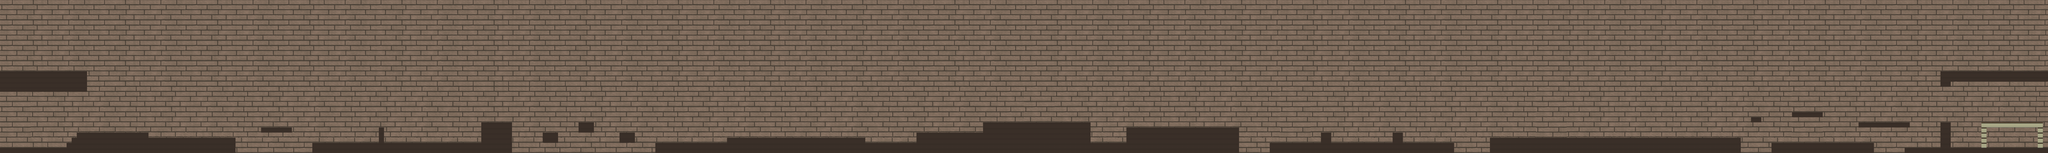

Rendered tile map (Tiled .tmx) drawn with the repository's tilesets; below, a short description and the map source with its tile grids summarised:
An orthogonal 400x30 tile map with 32x32 px tiles, 2 tile layers (background-tiles, wall-tiles), 3 tilesets and 35 objects.

<map version="1.0" orientation="orthogonal" renderorder="right-down" width="400" height="30" tilewidth="32" tileheight="32" nextobjectid="131">
 <tileset firstgid="1" name="tilesetHouse" tilewidth="32" tileheight="32" tilecount="117" columns="9">
  <image source="tilesetHouse.png" width="288" height="416" />
 </tileset>
 <tileset firstgid="118" name="lighterTile2" tilewidth="32" tileheight="32" tilecount="1040" columns="40">
  <image source="lighterBrick_Stage2.png" width="1280" height="832" />
 </tileset>
 <tileset firstgid="1158" name="houseDark" tilewidth="32" tileheight="32" tilecount="117" columns="9">
  <image source="tilesetHouseDark.png" width="288" height="416" />
 </tileset>
 <layer name="background-tiles" width="400" height="30">
  <data>[12000 cells, 12000 non-empty, 127 distinct tile ids]</data>
 </layer>
 <layer name="wall-tiles" width="400" height="30">
  <data>[12000 cells, 1120 non-empty, 1 distinct tile ids]</data>
 </layer>
 <objectgroup name="goal-rectangle">
  <object id="10" x="12419.7" y="804.599" width="316.979" height="110.617" rotation="0.0627389" />
 </objectgroup>
 <objectgroup name="wall-rectangles">
  <object id="91" x="12" y="451" width="533" height="123" />
  <object id="92" x="10" y="924" width="1458" height="33" />
  <object id="93" x="416" y="894" width="30" height="26" />
  <object id="94" x="448" y="862" width="32" height="58" />
  <object id="95" x="480" y="834" width="444" height="86" />
  <object id="96" x="928" y="868" width="544" height="50" />
  <object id="104" x="1632" y="804" width="192" height="25" />
  <object id="105" x="1948" y="899" width="1251" height="60" />
  <object id="106" x="2368" y="805" width="30" height="93" />
  <object id="107" x="3008" y="771" width="196" height="124" />
  <object id="108" x="3392" y="835" width="92" height="60" />
  <object id="109" x="3618" y="771" width="92" height="61" />
  <object id="110" x="3872" y="835" width="93" height="61" />
  <object id="111" x="4097" y="899" width="447" height="58" />
  <object id="112" x="4546" y="867" width="866" height="90" />
  <object id="113" x="5410" y="899" width="1623" height="56" />
  <object id="114" x="5729" y="835" width="416" height="62" />
  <object id="115" x="6144" y="771" width="672" height="123" />
  <object id="117" x="7038" y="803" width="706" height="152" />
  <object id="118" x="7936" y="899" width="1152" height="58" />
  <object id="119" x="8256" y="835" width="64" height="62" />
  <object id="120" x="8704" y="834" width="66" height="62" />
  <object id="121" x="9310" y="867" width="1570" height="92" />
  <object id="122" x="11070" y="899" width="644" height="59" />
  <object id="123" x="10945" y="739" width="64" height="30" />
  <object id="124" x="11200" y="707" width="192" height="28" />
  <object id="125" x="11619" y="773" width="318" height="27" />
  <object id="126" x="11902" y="931" width="888" height="28" />
  <object id="127" x="12128" y="772" width="64" height="157" />
  <object id="128" x="12128" y="452" width="660" height="60" />
  <object id="129" x="12128" y="515" width="66" height="27" />
  <object id="87" x="2" y="-2" width="6" height="958" />
  <object id="89" x="12790" y="0" width="8" height="956" />
  <object id="90" x="2" y="0" width="12796" height="8" />
 </objectgroup>
</map>
